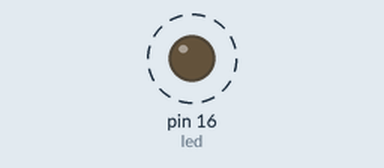
This sketch was run on a simulated Arduino Uno, built with avr-gcc and run on an emulated ATmega328P. Shown: output pins drawn as LEDs (lit = HIGH). Dashed ring = blinking. No radio packets arrive unless stated; what the sketch prints to the serial monitor is not drawn.

Above: at 0.1 s.
Timing chart, 0 to 3.0 s (numbered marks = the images above):
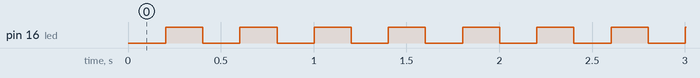

The sketch:

nrf24l01-transmitter.ino
```cpp
#include <SPI.h>
#include <nRF24L01.h>
#include <RF24.h>

#define led 16

RF24 radio(4, 5); // CE, CSN
const byte addresses[][6] = {"00001", "00002"};
boolean state = 0;

uint32_t pevToggle = 0;
void ledToggle(int timeToggle) {
  uint32_t curToggle = millis();
  if (curToggle - pevToggle >= timeToggle) {
    pevToggle = curToggle;
    digitalWrite(led, !digitalRead(led));
  }

  if (curToggle - pevToggle >= timeToggle * 2) {
    pevToggle = curToggle;
    digitalWrite(led, !digitalRead(led));
  }
}

void setup() {
  Serial.begin(9600);
  Serial.println("master Setup...");

  pinMode(led, OUTPUT);

  radio.begin();
  radio.openWritingPipe(addresses[1]); // 00002
  radio.openReadingPipe(1, addresses[0]); // 00001
  radio.setPALevel(RF24_PA_HIGH);
  radio.setDataRate(RF24_250KBPS);
}

uint16_t count = 0;
int rc = 0;

uint32_t pevTime = 0;

void loop() {
  uint32_t curTime = millis();
  if (curTime - pevTime >= 200) {
    pevTime = curTime;

    radio.stopListening();
    char dataBuffer[100];
    count += 1;
    sprintf(dataBuffer, "%d", count);

    rc = radio.write(&dataBuffer, sizeof(dataBuffer));
    if (rc) {
      ledToggle(200);
      Serial.println("Successfully");
    } else {
      digitalWrite(led, HIGH);
    }
  }


  //  digitalWrite(led, !digitalRead(led));
  //  radio.startListening();
  //  while (!radio.available());
  //  radio.read(&state, sizeof(state));
  //  if (state == HIGH) {
  //    digitalWrite(led, HIGH);
  //  }
  //  else {
  //    digitalWrite(led, LOW);
  //  }
}
```

Measured:
- by itself, pin 16 (led): alternates HIGH for 0.20 s and LOW for 0.20 s
